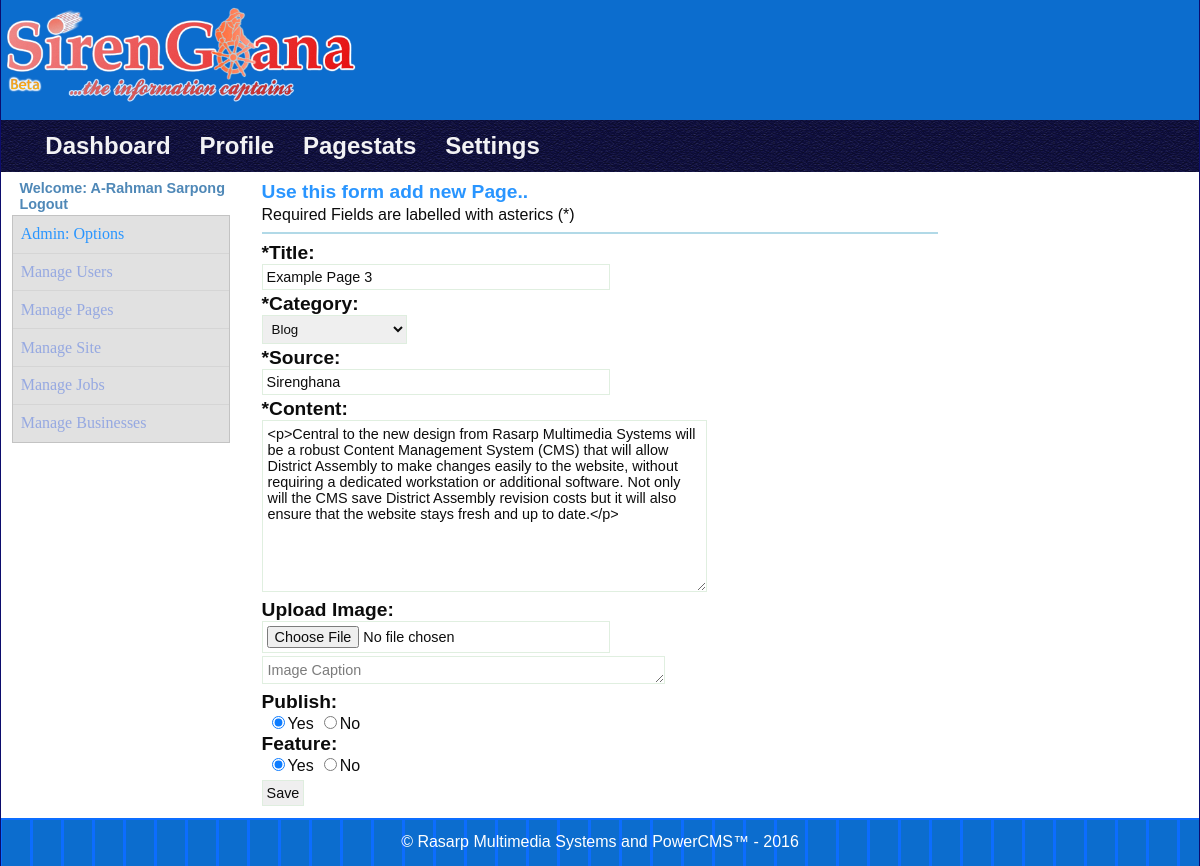
/admin/?id=3&cpos=2&action=editpage&target=managepage (signed in), run on the app's committed database.
### tables this page shows
CREATE TABLE IF NOT EXISTS `users` (
`Id` int(10) unsigned NOT NULL,
  `Firstname` varchar(50) NOT NULL,
  `Lastname` varchar(40) NOT NULL,
  `Gender` varchar(6) DEFAULT NULL,
  `Username` varchar(45) NOT NULL,
  `Password` varchar(40) NOT NULL,
  `Email` varchar(50) DEFAULT 'admin@example.com',
  `Authlevel` int(2) DEFAULT NULL,
  `Status` enum('active','inactive','banned') DEFAULT 'active',
  `Lastupdated` timestamp NOT NULL DEFAULT CURRENT_TIMESTAMP ON UPDATE CURRENT_TIMESTAMP
);

CREATE TABLE IF NOT EXISTS `pages` (
`Id` int(10) unsigned NOT NULL,
  `Title` varchar(255) DEFAULT NULL,
  `Content` text,
  `Source` tinytext,
  `Postedby` int(3) DEFAULT NULL,
  `Dateposted` timestamp NOT NULL DEFAULT CURRENT_TIMESTAMP ON UPDATE CURRENT_TIMESTAMP,
  `Position` int(30) DEFAULT NULL,
  `Published` enum('Y','N') DEFAULT 'N',
  `Featured` enum('Y','N') DEFAULT 'N',
  `Views` int(30) DEFAULT NULL
);

CREATE TABLE IF NOT EXISTS `pagecategory` (
`Id` int(10) unsigned NOT NULL,
  `Category` varchar(50) DEFAULT NULL,
  `Position` int(30) DEFAULT NULL,
  `Visible` enum('Y','N') NOT NULL
);

### modules/pagemgr/page.view.php (called while the page is built, shortened)
<?php
switch ($GLOBALS["action"]){
case "editpage":
                    $template->setPage("Script",$html->addScripts(array(
                    "../".TEMPLATE_DIR."_scripts/ckeditor/ckeditor.js",
                    "../".TEMPLATE_DIR."_scripts/ckeditor/style.js"
					)));
                    $template->setPage("Title","Edit-Page Form");
                    $template->setPage("MainNav",getAdminNavigation());
                    $template->setPage("Content",pageform());
break;
}
                    $template->setPage("AsideLeft",adminAsideMenu());

### admin/index.php (called while the page is built)
<?php
include_once "dashboard.php";

### modules/pagemgr/page.form.php (called while the page is built, shortened)
<?php
function pageform(){
    global $session;
    $process  = new ProcessForm();
$validate = $process::validate();
$postdata = new Page("pages");
$user = new User("users");
$uid  = $user::findRow("Id={$session->userid}");
$id = $postdata::$id = isset($GLOBALS["id"])?"Id=".$GLOBALS["id"]:null;
 if($GLOBALS["action"]=="editpage"){
	$edit = $postdata::findRow($id);
	$title 	   = $edit->Title;
	$category  = $edit->Position;
	$source    = $edit->Source;
	$pgcontent = $edit->Content;
	$published = $edit->Published;
	$featured  = $edit->Featured;
	$authorid  = $uid->Id;
	$imgcaption= "";
 }
$form = new Form("Pageform",filter_var($_SERVER['PHP_SELF'])."?".filter_var($_SERVER['QUERY_STRING']),"post","enctype=\"multipart/form-data\"\n");
$form->startForm();
$form->setFormField("",
$form->addFormInfo("<h2>Use this form add new Page..</h2><p>Required Fields are labelled with asterics (*)</p><hr/>"));
$form->setFormField($form->inputLabel("title", "*Title"),
					$form->inputField("text", "title",$process->post("title",$title)),
					$validate->displayErrorField($process->errorinfo, "title"));
$pgcategory=function(){
$category  = new GetTableRecord("pagecategory");$category_options = $category::findAllRecords();
$options[] ="--Select Category--";
foreach ($category_options as $opt)$options[$opt->Position] = $opt->Category ; return $options;
};
$form->setFormField($form->inputLabel("category", "*Category"),
					$form->selectOptions("category",$pgcategory(),$process->post("category",$category)),
					$validate->displayErrorField($process->errorinfo, "category"));
$form->setFormField($form->inputLabel("source", "*Source"),
					$form->inputField("text", "source",$process->post("source",$source)),
					$validate->displayErrorField($process->errorinfo, "source"));
$form->setFormField($form->inputLabel("page_content", "*Content"),
					$form->textAreaField("page_content",$process->post("page_content",$pgcontent),"10","50","class=\"ckeditor\""),
					$validate->displayErrorField($process->errorinfo, "page_content"));
$form->setFormField($form->inputLabel("uploadimg", "Upload Image"),
					$form->uploadField("uploadimg[]","uploadimg")."<br>".$form->textAreaField("imgcaption",$process->post("imgcaption",$imgcaption),"1","45",'placeholder="Image Caption"')
					.$form->inputField("hidden","MAX_FILE_SIZE","40000000")
					,$validate->displayErrorField($process->errorinfo, "uploadimg"));
$form->setFormField($form->inputLabel("publish", "Publish"),
					$form->radioButton("Yes","publish","Y",($process->post("publish",$published)=="Y"?true:false)).
					$form->radioButton("No","publish","N",($process->post("publish",$published)=="N"?true:false)));
$form->setFormField($form->inputLabel("feature", "Feature"),
					$form->radioButton("Yes","feature","Y",($process->post("feature",$featured)=="Y"?true:false)).
					$form->radioButton("No","feature","N",($process->post("feature",$featured)=="N"?true:false)));
$form->setFormField(null,
$form->inputField("hidden","authorid",$process->post("authorid",$authorid)).
$form->inputField("submit", "send","Save"));
$form->endForm();
return $form->DisplayFields($GLOBALS["form_labling"],$process->message);
}

### config/dbcon.class.php (called while the page is built, shortened)
<?php
class MySQLDatabase{
	private $connection;
	private $query_result;
	private static $dbinstance = 0;
 	       function __construct(){
		    $mysqlconnect = new mysqli(DB_HOST,DB_USERNAME,DB_PASSWORD,DB_NAME);
		    static::$dbinstance = 1;
			$this->connection = $mysqlconnect; return static::$dbinstance;
 		}
		public function query($query=null){
		 		$this->query_result = $this->connection->query($query);
				return $this->query_result!=null?$this->query_result:"";
		}
		public function fetchObj($classname=''){
		       return $this->query_result->fetch_object($classname);
		}
		public function getNumofRows(){
		       return $this->query_result->num_rows;
		}
}
$database = new MySQLDatabase();

### config/dbobjects.class.php (called while the page is built, shortened)
<?php
class SchemaObjects{
	protected static function where($clause){
     	return " WHERE {$clause} ";
     }
	public static function findAllRecords($addclause=''){
		$data = static::findBySql("SELECT * FROM ".static::$tablename." $addclause");
		return $data;
	 }
    public static function findRow($whichfield=null){
	 	$foundrow = static::findBySql("SELECT * FROM ".static::$tablename.""
	 	.($whichfield!=null?static::where($whichfield):""));
		return (!empty($foundrow))?array_shift($foundrow):false;
	 }
	 protected static function findBySql($sql=''){
	 	    global $database;
			if($database->query($sql)){
			return ($database->getNumofRows()!=0)? static::instantiate():"";
			}
	 }
 	 private static function instantiate(){
 	 	     global $database; $objects = array();
		     $classname = get_called_class();
	         while($row = $database->fetchObj("$classname")){
			    $objects[] = $row;
	     	 }
	   return $objects;
	}
}

### library/session.class.php (called while the page is built, shortened)
<?php
class Session{
	public $userid;
	private $logged_in = false;
   private function checkLogin(){
  	     if(isset($_SESSION["id"])){
  	     	$this->userid = $_SESSION["id"];
			$this->logged_in = true;
  	     }else{
  	     	unset($this->userid);
			unset($this->authlevel);
			$this->logged_in = false;
  	     }
  }
  public function isLoggedIn(){
  		return $this->logged_in;
  }
  public function isAdmin(){ global $users;
  	     if($this->isLoggedIn())	{
			$user = $users::findRow("Id={$this->userid}");
			return (strcasecmp(ADMIN,$user->Authlevel)==0)?true:false;
		}
  }
}

### data/user.data.php (called while the page is built, shortened)
<?php
class User extends SchemaObjects{
	 public $Firstname;
	 public $Lastname;
     public function fullName(){
	 	if(isset($this->Firstname) && isset($this->Lastname)){
	 		return $this->Firstname." ".$this->Lastname;
	 	}else{ return "";}
	 }
}

### library/form.class.php (the view, shortened to what this page needs)
<?php
class Form{
	 public  $formName ='';
	 private $action;
	 private $method;
	 private   $extra_attr;
	 private $formInputs = array();
	 function __construct($name,$action="",$method="get",$extra_attr=""){
		$this->formName = $name;
		$this->action   =  $action;
		$this->method   = $method;
		$this->extra_attr  = $extra_attr;
	 }
	 public function startForm(){
	 	$this->htmlForm = "<form action=\"{$this->action}\" name=\"{$this->formName}\" id=\"{$this->formName}\" method =\"{$this->method}\" {$this->extra_attr} > \n";
		return $this->htmlForm;
	 }
	 public function inputLabel($for,$name){
	   return"<label for =\"$for\">$name:</label>";
	 }
         public  function inputField($type,$name,$value='',$optional_attr=''){
    	 return"<input type=\"{$type}\" name=\"{$name}\" id=\"{$name}\" value=\"{$value}\" $optional_attr />\n";
                }
         public  function uploadField($name,$id="",$optional_attr=''){
    	 return"<input type=\"file\" name=\"{$name}\" id=\"{$id}\"  $optional_attr />\n";
                }
         public function textAreaField($name,$value='',$rows='',$cols='',$optional_attr=''){
		$extra_arr = (strlen($rows)>0||strlen($cols)>0)?"rows =\"$rows\" cols=\"$cols\"":"";
		return "<textarea name=\"$name\" id=\"$name\" $extra_arr $optional_attr>$value</textarea>\n";
	 }
         public function selectOptions($name,array$options,$postback_field){
            $output = "<select name=\"{$name}\" id=\"{$name}\">  \n";
            foreach($options as $key=>$option){
                $output .= ($key == $postback_field)?"<option value=\"{$key}\" selected =\"selected\">{$option}</option>":"<option value=\"{$key}\" >{$option}</option> \n";
                }
                $output .="</select>"; return $output;
	 }
	 public function radioButton($label,$name,$value='',$checked=true){
	 	$checked = ($checked==true)?"checked=\"checked\"":"";
	 	return "<span><label><input type=\"radio\" name=\"{$name}\" id=\"{$name}\" value=\"{$value}\" $checked />".ucfirst("{$label}")."</label></span>";
	 }
	 public function setFormField($label='',$field='',$error=''){
	 	if($label<>null){
	 	$this->formInputs[$label] = (strlen($error)>0)?array($field,$error):array($field);
		}else{
		$this->formInputs[] = array($field);
		}
		return $this->formInputs;
	 }
	 public function endForm(){
	 	return $this->htmlForm = "\n</form> ";
	 }
	 public function DisplayFields($layout,$message=""){
	 	    $message = strlen($message)>0?$message:$message;
	 	    switch($layout){
			 case"Top Labling":
				 $output ="<div id=\"formWrapper\">";
				 $output .= $message;
				 $output .= "<ol class=\"appform\">";
				 $output .= $this->startForm();
				 foreach($this->formInputs as $label =>$data){
				 	  $input = isset($data[0])?$data[0]:$data[0];
				 	  $error = isset($data[1])?$data[1]:"";
				 $output .=(strlen($label)<=1)?"<li><div>{$input} \n":"<li><div>{$label}<br/>{$input} \n";
				 $output .=(strlen($error)>0)?"\n <p class=\"error\">{$error}</p></div></li> ":"</div></li> \n";
				 }
				 $output .=$this->endForm()."</ol>";
				 $output .="</div>";
				 return $output;
			break;
	 	    }
	 }
}

### includes/html_func.inc.php (shortened to what this page needs)
<?php
function adminAsideMenu(){
global $session,$users;
$user = $users::findRow("Id={$session->userid}");
$dashlinks = new GenerateUrl;
if($session->isLoggedIn() && $session->isAdmin()){
$output = "<p class=\"welcome\">Welcome: {$user->fullName()}<br/>
	 	 <a href=\"../auth/logout.php\">Logout</a></p>";
$output .='<ul class="asideleft_menu"><li><h2>Admin: Options</h2></li>
        <li> '.$dashlinks::buildLink(".","dashboard.php","Manage Users", "action=viewusers,target=manageuser").'</li>
      	<li> '.$dashlinks::buildLink(".","dashboard.php","Manage Pages","action=view,target=managepage").'</li>
        <li> '.$dashlinks::buildLink(".","dashboard.php","Manage Site" ,"action=view,target=managesite").'</li>
        <li> '.$dashlinks::buildLink(".","dashboard.php","Manage Jobs" ,"action=view,target=managejobs").'</li>
        <li> '.$dashlinks::buildLink(".","dashboard.php","Manage Businesses" , "action=view,target=managebiz").'</li>
    </ul>';
}
return $output;
}
function getAdminNavigation($url=".",$admin_nav=array("profile","pagestats","settings")){
	$index_link = GenerateUrl::buildLink($url,$url, "Dashboard");
	$output = "<ul id=\"admin_nav\">";
	$output .="<li>$index_link</li>";
	foreach ($admin_nav as $navitem) {
	  $make_link = GenerateUrl::buildLink($url, "dashboard.php", ucfirst($navitem),"action=view,target={$navitem}");
	$output .="<li>$make_link</li>";
	}
	$output .="</ul>";
	return $output;
}

### templates/blue_ice/_css/layout.css (style rules this page uses)
html,body,div,nav, section,article, table,ol,ul,dl,dt,ul, h1,h2,h3,h4,h5,h6,p { margin:0; padding:0; }
html { background:url(../_images/bkgcolour.jpg) repeat; opacity:.95; }
body { margin: 0 auto; max-width:1200px; min-width:500px; }
a,a:link { color:#03F; text-decoration: none; }

### templates/blue_ice/_css/content.css (style rules this page uses)
hr { border: 1px solid lightblue; clear: left; }
.footer_text { text-align:center; color:white; }

### templates/blue_ice/_css/admin.css (style rules this page uses)
#admin_nav { width: 95%; margin: 0 auto; border:0; overflow: hidden; }
#admin_nav li { float:left; list-style:none; }
#admin_nav li { position: relative; z-index:30; }
.asideleft_menu { width:95%; margin:0 auto; list-style: none; overflow: hidden; border: 1px solid rgb(192,192,192); }
.asideleft_menu li { background-color:rgba(211,211,211,0.7); border-bottom:1px solid lightgrey; }
.asideleft_menu h2, .asideleft_menu h3 { font-size: .8em; width:100%; }
.asideleft_menu h2, .asideleft_menu a { line-height:0.5em; padding: 0.9em 0.5em; display:block; font: normal 1em/0.5em "Trebuchet MS"; }
.asideleft_menu li:last-child { border-bottom:none; }

### templates/blue_ice/_css/globals.css (style rules this page uses)
.welcome { width:98%; margin: 1px auto; margin-left:11px; padding:0.1em; font-size:0.9em; text-align:left; color: rgb(70,130,180); font-weight: bold; }
.welcome a { color: rgb(70,130,180); text-decoration:none; }

### templates/blue_ice/_css/typography.css (style rules this page uses)
body { font-size:100%; font-family:"Trebuchet MS", Arial, Helvetica, sans-serif; }
h2 { font-size:1em; }
h1,h2,h3,h4,h5,h6 { color:rgb(30,144,255); }

### templates/blue_ice/_css/form.css (style rules this page uses)
#formWrapper, #formWrapper .x-form { margin: 0; padding: 3px; overflow: hidden; }
#formWrapper h2,h3 { font-weight: bolder; font-size: 1.2em; margin-bottom:3px; }
#formWrapper input[type=radio],input[type=checkbox] { margin-left:10px; width: auto; }
#formWrapper input,#formWrapper textarea[id=address] { width:50%; padding: 4px; }
#formWrapper input,textarea,select { border: 0.5px solid #dede; margin-bottom:3px; }
#formWrapper input,textarea { font-family: Arial, Helvetica, sans-serif; font-weight: normal; font-size: 0.9em; }
#formWrapper textarea { width:inherit; padding: 5px; }
#formWrapper select { padding: 5px; }
#formWrapper label { width:auto; padding: 5px 0 2px; font-weight: bold; font-size: 1.2em; }
#formWrapper span>label { font-weight: normal; font-size: 1em; }
#formWrapper input[type=submit] { width:auto; margin-top:5px; }

### data on the page
users: $user->fullName() "A-Rahman Sarpong"
pages: title "Example Page 3", source "Sirenghana"
pagecategory: category "Blog"

### other printed values
$linktext "Dashboard Manage Users Manage Pages Manage Site Manage Jobs Manage Businesses"
$linktext "Profile"
$linktext "Pagestats"
$linktext "Settings"
$input "Use this form add new Page.. Required Fields are labelled with asterics (*)"
$name "*Title"
$name "*Category"
$name "*Source"
$name "*Content"
$name "Upload Image"
$name "Publish"
$name "Feature"
$template->getPage("Footer") "© Rasarp Multimedia Systems and PowerCMS™ - 2016"
